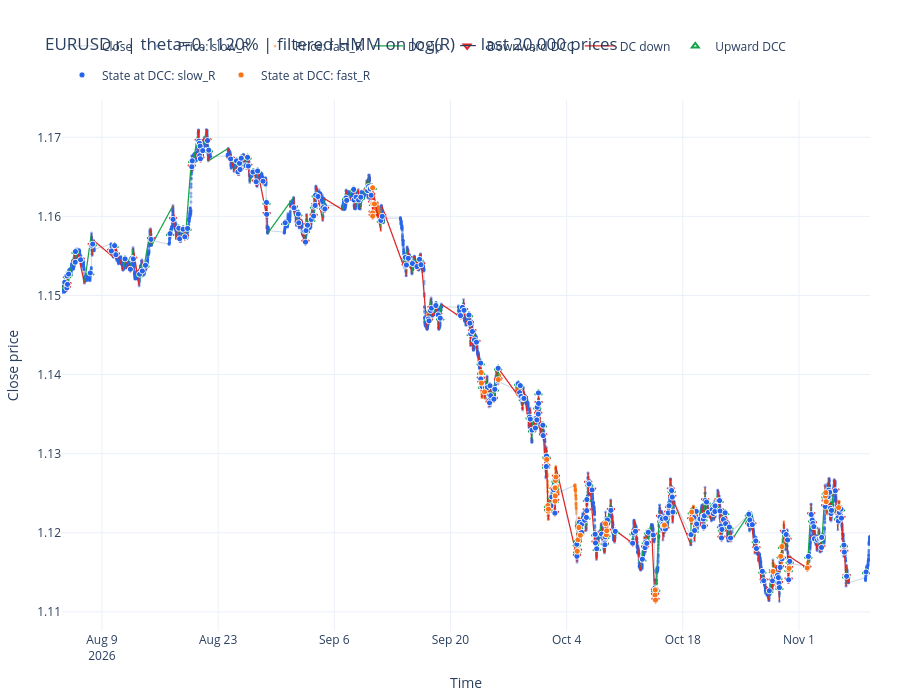

The notebook cell this image was saved under:
### Markdown cell above
## Map filtered event states onto price

Each update is indexed by its DCC information timestamp and forward-filled until the next completed event. The state therefore means **the latest event-time belief currently available**. It does not update between DCCs, and no state is assigned before the first completed event.

### Code cell
event_state_updates = hmm_events[[
    "information_time", "event_id", "state_name", "state_probability",
    "p_slow_r", "p_fast_r",
]].copy()
if event_state_updates["information_time"].duplicated().any():
    raise ValueError("Multiple HMM updates share an information timestamp.")

event_state_updates = event_state_updates.rename(columns={
    "information_time": "state_information_time",
    "event_id": "source_event_id",
}).set_index("state_information_time", drop=False)

bar_hmm_states = event_state_updates.reindex(prices.index).ffill()
first_information_time = event_state_updates.index[0]
assert bar_hmm_states.loc[bar_hmm_states.index < first_information_time, "state_name"].isna().all()

hmm_price_fig = plot_hmm_states_on_price(prices=prices, bar_states=bar_hmm_states, hmm_events=hmm_events,
                                         n_prices=20000, title=f"{SYMBOL} | theta={THETA:.4%} | filtered HMM on log(R)",
                                         oos_start_time=oos_start_time)
hmm_price_fig.show()

### Figure 1 — Plotly figure (JSON) as saved in the notebook; plotly's stock layout.template omitted (floating-point values rounded to 4 significant figures; data arrays with more than 128 entries replaced by an {"elided": "..."} marker saying what was removed)
{"data": [{"hovertemplate": "time=%{x}<br>close=%{y:.5f}<extra></extra>", "line": {"color": "#cbd5e1", "width": 1.0}, "mode": "lines", "name": "Close", "type": "scattergl", "x": {"elided": "20000 str values"}, "y": {"elided": "20000 float values"}}, {"customdata": {"elided": "18545x3 mixed values"}, "hovertemplate": "time=%{x}<br>close=%{y:.5f}<br>state=slow_R<br>probability=%{customdata[0]:.3f}<br>state known since=%{customdata[1]}<br>source event=%{customdata[2]:.0f}<extra></extra>", "legendgroup": "slow_R", "marker": {"color": "#2563eb", "opacity": 0.45, "size": 3}, "mode": "markers", "name": "Price: slow_R", "type": "scattergl", "x": {"elided": "18545 str values"}, "y": {"elided": "18545 float values"}}, {"customdata": {"elided": "1455x3 mixed values"}, "hovertemplate": "time=%{x}<br>close=%{y:.5f}<br>state=fast_R<br>probability=%{customdata[0]:.3f}<br>state known since=%{customdata[1]}<br>source event=%{customdata[2]:.0f}<extra></extra>", "legendgroup": "fast_R", "marker": {"color": "#f97316", "opacity": 0.45, "size": 3}, "mode": "markers", "name": "Price: fast_R", "type": "scattergl", "x": {"elided": "1455 str values"}, "y": {"elided": "1455 float values"}}, {"customdata": {"elided": "495 rows, 3300 mixed values in total"}, "hovertemplate": "event=%{customdata[0]:.0f}<br>direction=%{customdata[1]}<br>filtered state=%{customdata[2]}<br>R=%{customdata[3]:.3e}<br>log(R)=%{customdata[4]:.4f}<br>T=%{customdata[5]:.0f} bars<br>TMV=%{customdata[6]:.4f}<br>p(fast_R)=%{customdata[7]:.3f}<br>state probability=%{customdata[8]:.3f}<br>known at DCC=%{customdata[9]}<extra></extra>", "legendgroup": "dc_up", "line": {"color": "#16a34a", "width": 1.25}, "mode": "lines", "name": "DC up", "type": "scattergl", "x": {"elided": "495 str values"}, "y": {"elided": "495 float values"}}, {"customdata": {"elided": "165x9 mixed values"}, "hovertemplate": "Downward DCC<br>time=%{x}<br>price=%{y:.5f}<br>event=%{customdata[0]:.0f}<br>filtered state=%{customdata[1]}<br>R=%{customdata[2]:.3e}<br>log(R)=%{customdata[3]:.4f}<br>T=%{customdata[4]:.0f} bars<br>TMV=%{customdata[5]:.4f}<br>p(fast_R)=%{customdata[6]:.3f}<br>state probability=%{customdata[7]:.3f}<br>confirmed EXT time=%{customdata[8]}<extra></extra>", "legendgroup": "dcc_up", "marker": {"color": "#dc2626", "line": {"color": "#dc2626", "width": 2}, "size": 6, "symbol": "triangle-down-open"}, "mode": "markers", "name": "Downward DCC", "type": "scattergl", "x": {"elided": "165 str values"}, "y": {"elided": "165 float values"}}, {"customdata": {"elided": "498 rows, 3320 mixed values in total"}, "hovertemplate": "event=%{customdata[0]:.0f}<br>direction=%{customdata[1]}<br>filtered state=%{customdata[2]}<br>R=%{customdata[3]:.3e}<br>log(R)=%{customdata[4]:.4f}<br>T=%{customdata[5]:.0f} bars<br>TMV=%{customdata[6]:.4f}<br>p(fast_R)=%{customdata[7]:.3f}<br>state probability=%{customdata[8]:.3f}<br>known at DCC=%{customdata[9]}<extra></extra>", "legendgroup": "dc_down", "line": {"color": "#dc2626", "width": 1.25}, "mode": "lines", "name": "DC down", "type": "scattergl", "x": {"elided": "498 str values"}, "y": {"elided": "498 float values"}}, {"customdata": {"elided": "166x9 mixed values"}, "hovertemplate": "Upward DCC<br>time=%{x}<br>price=%{y:.5f}<br>event=%{customdata[0]:.0f}<br>filtered state=%{customdata[1]}<br>R=%{customdata[2]:.3e}<br>log(R)=%{customdata[3]:.4f}<br>T=%{customdata[4]:.0f} bars<br>TMV=%{customdata[5]:.4f}<br>p(fast_R)=%{customdata[6]:.3f}<br>state probability=%{customdata[7]:.3f}<br>confirmed EXT time=%{customdata[8]}<extra></extra>", "legendgroup": "dcc_down", "marker": {"color": "#16a34a", "line": {"color": "#16a34a", "width": 2}, "size": 6, "symbol": "triangle-up-open"}, "mode": "markers", "name": "Upward DCC", "type": "scattergl", "x": {"elided": "166 str values"}, "y": {"elided": "166 float values"}}, {"customdata": {"elided": "288x8 mixed values"}, "hovertemplate": "HMM update at DCC<br>time=%{x}<br>price=%{y:.5f}<br>event=%{customdata[0]:.0f}<br>event direction=%{customdata[1]}<br>new state=slow_R<br>R=%{customdata[2]:.3e}<br>log(R)=%{customdata[3]:.4f}<br>T=%{customdata[4]:.0f} bars<br>TMV=%{customdata[5]:.4f}<br>p(fast_R)=%{customdata[6]:.3f}<br>state probability=%{customdata[7]:.3f}<extra></extra>", "legendgroup": "dcc_state_slow_R", "marker": {"color": "#2563eb", "line": {"color": "white", "width": 0.75}, "size": 6, "symbol": "circle"}, "mode": "markers", "name": "State at DCC: slow_R", "type": "scattergl", "x": {"elided": "288 str values"}, "y": {"elided": "288 float values"}}, {"customdata": {"elided": "43x8 mixed values"}, "hovertemplate": "HMM update at DCC<br>time=%{x}<br>price=%{y:.5f}<br>event=%{customdata[0]:.0f}<br>event direction=%{customdata[1]}<br>new state=fast_R<br>R=%{customdata[2]:.3e}<br>log(R)=%{customdata[3]:.4f}<br>T=%{customdata[4]:.0f} bars<br>TMV=%{customdata[5]:.4f}<br>p(fast_R)=%{customdata[6]:.3f}<br>state probability=%{customdata[7]:.3f}<extra></extra>", "legendgroup": "dcc_state_fast_R", "marker": {"color": "#f97316", "line": {"color": "white", "width": 0.75}, "size": 6, "symbol": "circle"}, "mode": "markers", "name": "State at DCC: fast_R", "type": "scattergl", "x": ["2026-09-10T14:15:00.000000", "2026-09-10T14:50:00.000000", "2026-09-10T15:05:00.000000", "2026-09-10T15:10:00.000000", "2026-09-10T15:40:00.000000", "2026-09-10T20:05:00.000000", "2026-09-23T16:50:00.000000", "2026-09-23T17:30:00.000000", "2026-09-24T02:30:00.000000", "2026-09-25T18:30:00.000000", "2026-10-01T14:20:00.000000", "2026-10-01T18:00:00.000000", "2026-10-01T18:35:00.000000", "2026-10-01T19:30:00.000000", "2026-10-02T14:40:00.000000", "2026-10-02T14:50:00.000000", "2026-10-02T15:10:00.000000", "2026-10-02T15:45:00.000000", "2026-10-02T17:00:00.000000", "2026-10-05T06:40:00.000000", "2026-10-05T08:55:00.000000", "2026-10-05T11:45:00.000000", "2026-10-05T15:30:00.000000", "2026-10-08T16:50:00.000000", "2026-10-08T18:50:00.000000", "2026-10-08T20:05:00.000000", "2026-10-14T15:50:00.000000", "2026-10-14T16:25:00.000000", "2026-10-14T17:05:00.000000", "2026-10-15T18:45:00.000000", "2026-10-19T00:40:00.000000", "2026-10-19T01:55:00.000000", "2026-10-28T20:55:00.000000", "2026-10-29T19:20:00.000000", "2026-10-29T22:45:00.000000", "2026-10-30T18:20:00.000000", "2026-10-30T19:40:00.000000", "2026-11-02T00:05:00.000000", "2026-11-04T04:20:00.000000", "2026-11-04T05:15:00.000000", "2026-11-04T05:35:00.000000", "2026-11-04T06:50:00.000000", "2026-11-05T18:45:00.000000"], "y": [1.164, 1.16, 1.164, 1.16, 1.162, 1.162, 1.14, 1.139, 1.138, 1.139, 1.129, 1.123, 1.123, 1.123, 1.124, 1.126, 1.125, 1.127, 1.127, 1.118, 1.119, 1.121, 1.12, 1.121, 1.12, 1.12, 1.112, 1.113, 1.111, 1.121, 1.122, 1.123, 1.115, 1.117, 1.118, 1.115, 1.116, 1.116, 1.125, 1.124, 1.125, 1.124, 1.123]}], "layout": {"height": 700, "hovermode": "closest", "legend": {"orientation": "h", "x": 0.0, "xanchor": "left", "y": 1.02, "yanchor": "bottom"}, "margin": {"b": 60, "l": 60, "r": 30, "t": 100}, "title": {"text": "EURUSD.r | theta=0.1120% | filtered HMM on log(R) — last 20,000 prices"}, "xaxis": {"range": ["2026-08-04T04:25:00+02:00", "2026-11-09T13:30:00+02:00"], "showspikes": true, "spikemode": "across", "title": {"text": "Time"}}, "yaxis": {"fixedrange": false, "showspikes": true, "title": {"text": "Close price"}}}}
